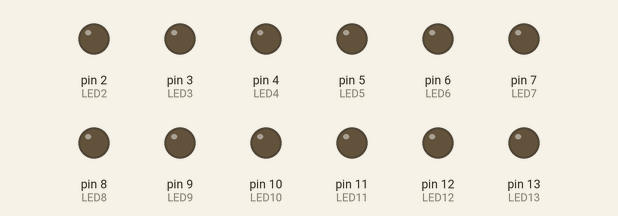
Simulated run of this sketch. Board: Arduino Uno, built with avr-gcc and run on an emulated ATmega328P. On the bench: output pins drawn as LEDs (lit = HIGH).

Above: at 0.05 s.
At 0.75 s:
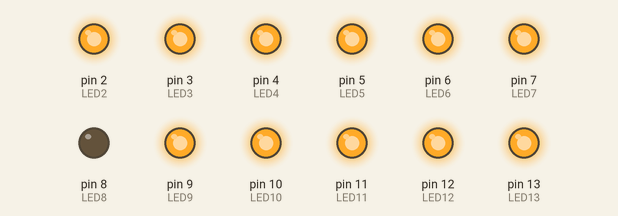
At 1.3 s:
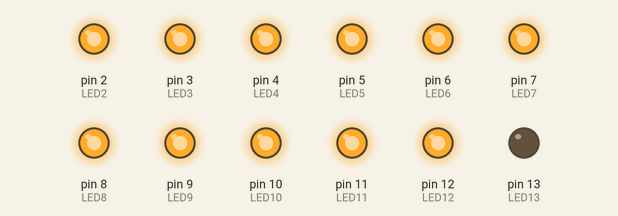
At 2.55 s:
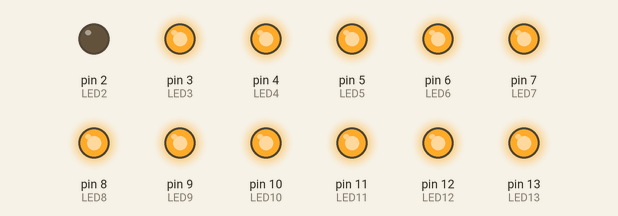
At 4.05 s:
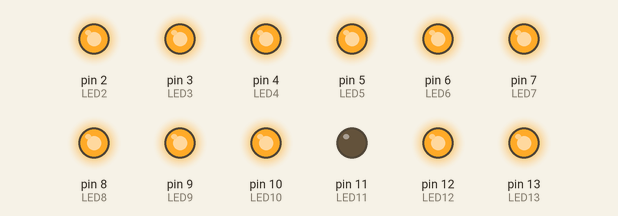
At 5.65 s:
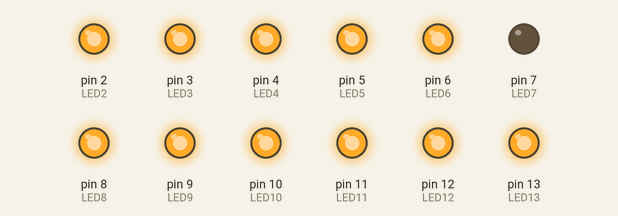
Timing chart, 0 to 6.0 s (numbered marks = the images above):
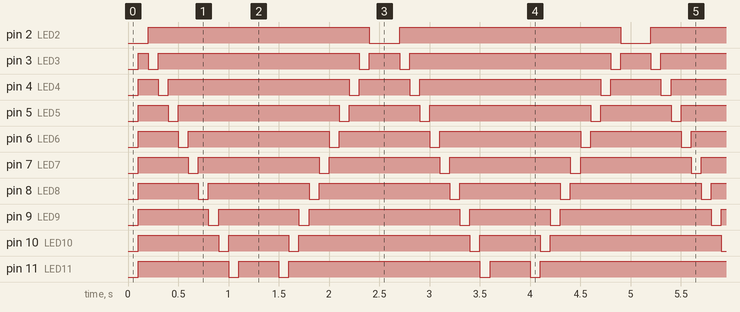

Measured:
- by itself, pin 2 (LED2): alternates HIGH for 2.2 s and LOW for 0.30 s
- by itself, pin 3 (LED3): repeats every 2.5 s: LOW 0.10 s, HIGH 2.0 s, LOW 0.10 s, HIGH 0.30 s
- by itself, pin 4 (LED4): repeats every 2.5 s: LOW 0.10 s, HIGH 1.8 s, LOW 0.10 s, HIGH 0.50 s
- by itself, pin 5 (LED5): repeats every 2.5 s: LOW 0.10 s, HIGH 1.6 s, LOW 0.10 s, HIGH 0.70 s
- by itself, pin 6 (LED6): repeats every 2.5 s: LOW 0.10 s, HIGH 1.4 s, LOW 0.10 s, HIGH 0.90 s
- by itself, pin 7 (LED7): repeats every 1.3 s: LOW 0.10 s, HIGH 1.2 s
- by itself, pin 8 (LED8): repeats every 2.5 s: LOW 0.10 s, HIGH 1.0 s, LOW 0.10 s, HIGH 1.3 s
- by itself, pin 9 (LED9): repeats every 2.5 s: LOW 0.10 s, HIGH 0.80 s, LOW 0.10 s, HIGH 1.5 s

The sketch:

code.ino
```cpp
int LED2= 2;
int LED3= 3;
int LED4= 4;
int LED5= 5;
int LED6= 6;
int LED7= 7;
int LED8= 8;
int LED9= 9;
int LED10= 10;
int LED11= 11;
int LED12= 12;
int LED13= 13;
// the setup function runs once when you press reset or power the board
void setup() {
  // initialize digital pin LED_BUILTIN as an output.
  pinMode(LED2, OUTPUT);
  pinMode(LED3, OUTPUT);
  pinMode(LED4, OUTPUT);
  pinMode(LED5, OUTPUT);
  pinMode(LED6, OUTPUT);
  pinMode(LED7, OUTPUT);
  pinMode(LED8, OUTPUT);
  pinMode(LED9, OUTPUT);
  pinMode(LED10, OUTPUT);
  pinMode(LED11, OUTPUT);
  pinMode(LED12, OUTPUT);
  pinMode(LED13, OUTPUT);
}

// the loop function runs over and over again forever
void loop() {
  delay(100);
  digitalWrite(LED2, LOW);
  digitalWrite(LED3, HIGH);
  digitalWrite(LED4, HIGH);
  digitalWrite(LED5, HIGH);
  digitalWrite(LED6, HIGH);
  digitalWrite(LED7, HIGH);
  digitalWrite(LED8, HIGH);
  digitalWrite(LED9, HIGH);
  digitalWrite(LED10, HIGH);
  digitalWrite(LED11, HIGH);
  digitalWrite(LED12, HIGH);
  digitalWrite(LED13, HIGH);
  delay(100);
  digitalWrite(LED2, HIGH);
  digitalWrite(LED3, LOW);
  digitalWrite(LED4, HIGH);
  digitalWrite(LED5, HIGH);
  digitalWrite(LED6, HIGH);
  digitalWrite(LED7, HIGH);
  digitalWrite(LED8, HIGH);
  digitalWrite(LED9, HIGH);
  digitalWrite(LED10, HIGH);
  digitalWrite(LED11, HIGH);
  digitalWrite(LED12, HIGH);
  digitalWrite(LED13, HIGH);
  delay(100);
  digitalWrite(LED2, HIGH);
  digitalWrite(LED3, HIGH);
  digitalWrite(LED4, LOW);
  digitalWrite(LED5, HIGH);
  digitalWrite(LED6, HIGH);
  digitalWrite(LED7, HIGH);
  digitalWrite(LED8, HIGH);
  digitalWrite(LED9, HIGH);
  digitalWrite(LED10, HIGH);
  digitalWrite(LED11, HIGH);
  digitalWrite(LED12, HIGH);
  digitalWrite(LED13, HIGH);
  delay(100);
  digitalWrite(LED2, HIGH);
  digitalWrite(LED3, HIGH);
  digitalWrite(LED4, HIGH);
  digitalWrite(LED5, LOW);
  digitalWrite(LED6, HIGH);
  digitalWrite(LED7, HIGH);
  digitalWrite(LED8, HIGH);
  digitalWrite(LED9, HIGH);
  digitalWrite(LED10, HIGH);
  digitalWrite(LED11, HIGH);
  digitalWrite(LED12, HIGH);
  digitalWrite(LED13, HIGH);
  delay(100);
   digitalWrite(LED2, HIGH);
  digitalWrite(LED3, HIGH);
   digitalWrite(LED4, HIGH);
  digitalWrite(LED5, HIGH);
  digitalWrite(LED6, LOW);
  digitalWrite(LED7, HIGH);
  digitalWrite(LED8, HIGH);
  digitalWrite(LED9, HIGH);
  digitalWrite(LED10, HIGH);
  digitalWrite(LED11, HIGH);
  digitalWrite(LED12, HIGH);
  digitalWrite(LED13, HIGH);
  delay(100);
  digitalWrite(LED2, HIGH);
  digitalWrite(LED3, HIGH);
  digitalWrite(LED4, HIGH);
  digitalWrite(LED5, HIGH);
  digitalWrite(LED6, HIGH);
  digitalWrite(LED7, LOW);
  digitalWrite(LED8, HIGH);
  digitalWrite(LED9, HIGH);
  digitalWrite(LED10, HIGH);
  digitalWrite(LED11, HIGH);
  digitalWrite(LED12, HIGH);
  digitalWrite(LED13, HIGH);
  delay(100);
  digitalWrite(LED2, HIGH);
  digitalWrite(LED3, HIGH);
  digitalWrite(LED4, HIGH);
  digitalWrite(LED5, HIGH);
  digitalWrite(LED6, HIGH);
  digitalWrite(LED7, HIGH);
  digitalWrite(LED8, LOW);
  digitalWrite(LED9, HIGH);
  digitalWrite(LED10, HIGH);
  digitalWrite(LED11, HIGH);
  digitalWrite(LED12, HIGH);
  digitalWrite(LED13, HIGH);
  delay(100);
  digitalWrite(LED2, HIGH);
  digitalWrite(LED3, HIGH);
  digitalWrite(LED4, HIGH);
  digitalWrite(LED5, HIGH);
  digitalWrite(LED6, HIGH);
  digitalWrite(LED7, HIGH);
  digitalWrite(LED8, HIGH);
  digitalWrite(LED9, LOW);
  digitalWrite(LED10, HIGH);
  digitalWrite(LED11, HIGH);
  digitalWrite(LED12, HIGH);
  digitalWrite(LED13, HIGH);
  delay(100);
  digitalWrite(LED2, HIGH);
  digitalWrite(LED3, HIGH);
  digitalWrite(LED4, HIGH);
  digitalWrite(LED5, HIGH);
  digitalWrite(LED6, HIGH);
  digitalWrite(LED7, HIGH);
  digitalWrite(LED8, HIGH);
  digitalWrite(LED9, HIGH);
  digitalWrite(LED10, LOW);
  digitalWrite(LED11, HIGH);
  digitalWrite(LED12, HIGH);
  digitalWrite(LED13, HIGH);
  delay(100);
  digitalWrite(LED2, HIGH);
  digitalWrite(LED3, HIGH);
  digitalWrite(LED4, HIGH);
  digitalWrite(LED5, HIGH);
  digitalWrite(LED6, HIGH);
  digitalWrite(LED7, HIGH);
  digitalWrite(LED8, HIGH);
  digitalWrite(LED9, HIGH);
  digitalWrite(LED10, HIGH);
  digitalWrite(LED11, LOW);
  digitalWrite(LED12, HIGH);
  digitalWrite(LED13, HIGH);
  delay(100);
  digitalWrite(LED2, HIGH);
  digitalWrite(LED3, HIGH);
  digitalWrite(LED4, HIGH);
  digitalWrite(LED5, HIGH);
  digitalWrite(LED6, HIGH);
  digitalWrite(LED7, HIGH);
  digitalWrite(LED8, HIGH);
  digitalWrite(LED9, HIGH);
  digitalWrite(LED10, HIGH);
  digitalWrite(LED11, HIGH);
  digitalWrite(LED12, LOW);
  digitalWrite(LED13, HIGH);
  delay(100);
  digitalWrite(LED2, HIGH);
  digitalWrite(LED3, HIGH);
  digitalWrite(LED4, HIGH);
  digitalWrite(LED5, HIGH);
  digitalWrite(LED6, HIGH);
  digitalWrite(LED7, HIGH);
  digitalWrite(LED8, HIGH);
  digitalWrite(LED9, HIGH);
  digitalWrite(LED10, HIGH);
  digitalWrite(LED11, HIGH);
  digitalWrite(LED12, HIGH);
  digitalWrite(LED13, LOW);
  delay(100);
  digitalWrite(LED2, HIGH);
  digitalWrite(LED3, HIGH);
  digitalWrite(LED4, HIGH);
  digitalWrite(LED5, HIGH);
  digitalWrite(LED6, HIGH);
  digitalWrite(LED7, HIGH);
  digitalWrite(LED8, HIGH);
  digitalWrite(LED9, HIGH);
  digitalWrite(LED10, HIGH);
  digitalWrite(LED11, HIGH);
  digitalWrite(LED12, HIGH);
  digitalWrite(LED13, LOW);
  delay(100);
  digitalWrite(LED2, HIGH);
  digitalWrite(LED3, HIGH);
   digitalWrite(LED4, HIGH);
  digitalWrite(LED5, HIGH);
  digitalWrite(LED6, HIGH);
  digitalWrite(LED7, HIGH);
  digitalWrite(LED8, HIGH);
  digitalWrite(LED9, HIGH);
  digitalWrite(LED10, HIGH);
  digitalWrite(LED11, HIGH);
  digitalWrite(LED12, LOW);
  digitalWrite(LED13, HIGH);
  delay(100);
  digitalWrite(LED2, HIGH);
  digitalWrite(LED3, HIGH);
   digitalWrite(LED4, HIGH);
  digitalWrite(LED5, HIGH);
  digitalWrite(LED6, HIGH);
  digitalWrite(LED7, HIGH);
  digitalWrite(LED8, HIGH);
  digitalWrite(LED9, HIGH);
  digitalWrite(LED10, HIGH);
  digitalWrite(LED11, LOW);
  digitalWrite(LED12, HIGH);
  digitalWrite(LED13, HIGH);
  delay(100);
  digitalWrite(LED2, HIGH);
  digitalWrite(LED3, HIGH);
  digitalWrite(LED4, HIGH);
  digitalWrite(LED5, HIGH);
  digitalWrite(LED6, HIGH);
  digitalWrite(LED7, HIGH);
  digitalWrite(LED8, HIGH);
  digitalWrite(LED9, HIGH);
  digitalWrite(LED10, LOW);
  digitalWrite(LED11, HIGH);
  digitalWrite(LED12, HIGH);
  digitalWrite(LED13, HIGH);
  delay(100);
  digitalWrite(LED2, HIGH);
  digitalWrite(LED3, HIGH);
  digitalWrite(LED4, HIGH);
  digitalWrite(LED5, HIGH);
  digitalWrite(LED6, HIGH);
  digitalWrite(LED7, HIGH);
  digitalWrite(LED8, HIGH);
  digitalWrite(LED9, LOW);
  digitalWrite(LED10, HIGH);
  digitalWrite(LED11, HIGH);
  digitalWrite(LED12, HIGH);
  digitalWrite(LED13, HIGH);
  delay(100);
  digitalWrite(LED2, HIGH);
  digitalWrite(LED3, HIGH);
  digitalWrite(LED4, HIGH);
  digitalWrite(LED5, HIGH);
  digitalWrite(LED6, HIGH);
  digitalWrite(LED7, HIGH);
  digitalWrite(LED8, LOW);
  digitalWrite(LED9, HIGH);
  digitalWrite(LED10, HIGH);
  digitalWrite(LED11, HIGH);
  digitalWrite(LED12, HIGH);
  digitalWrite(LED13, HIGH);
  delay(100);
  digitalWrite(LED2, HIGH);
  digitalWrite(LED3, HIGH);
  digitalWrite(LED4, HIGH);
  digitalWrite(LED5, HIGH);
  digitalWrite(LED6, HIGH);
  digitalWrite(LED7, LOW);
  digitalWrite(LED8, HIGH);
  digitalWrite(LED9, HIGH);
  digitalWrite(LED10, HIGH);
  digitalWrite(LED11, HIGH);
  digitalWrite(LED12, HIGH);
  digitalWrite(LED13, HIGH);
  delay(100);
  digitalWrite(LED2, HIGH);
  digitalWrite(LED3, HIGH);
  digitalWrite(LED4, HIGH);
  digitalWrite(LED5, HIGH);
  digitalWrite(LED6, LOW);
  digitalWrite(LED7, HIGH);
  digitalWrite(LED8, HIGH);
  digitalWrite(LED9, HIGH);
  digitalWrite(LED10, HIGH);
  digitalWrite(LED11, HIGH);
  digitalWrite(LED12, HIGH);
  digitalWrite(LED13, HIGH);
  delay(100);
  digitalWrite(LED2, HIGH);
  digitalWrite(LED3, HIGH);
  digitalWrite(LED4, HIGH);
  digitalWrite(LED5, LOW);
  digitalWrite(LED6, HIGH);
  digitalWrite(LED7, HIGH);
  digitalWrite(LED8, HIGH);
  digitalWrite(LED9, HIGH);
  digitalWrite(LED10, HIGH);
  digitalWrite(LED11, HIGH);
  digitalWrite(LED12, HIGH);
  digitalWrite(LED13, HIGH);
  delay(100);
  digitalWrite(LED2, HIGH);
  digitalWrite(LED3, HIGH);
  digitalWrite(LED4, LOW);
  digitalWrite(LED5, HIGH);
  digitalWrite(LED6, HIGH);
  digitalWrite(LED7, HIGH);
  digitalWrite(LED8, HIGH);
  digitalWrite(LED9, HIGH);
  digitalWrite(LED10, HIGH);
  digitalWrite(LED11, HIGH);
  digitalWrite(LED12, HIGH);
  digitalWrite(LED13, HIGH);
  delay(100);
  digitalWrite(LED2, HIGH);
  digitalWrite(LED3, LOW);
  digitalWrite(LED4, HIGH);
  digitalWrite(LED5, HIGH);
  digitalWrite(LED6, HIGH);
  digitalWrite(LED7, HIGH);
  digitalWrite(LED8, HIGH);
  digitalWrite(LED9, HIGH);
  digitalWrite(LED10, HIGH);
  digitalWrite(LED11, HIGH);
  digitalWrite(LED12, HIGH);
  digitalWrite(LED13, HIGH);
  delay(100);
  digitalWrite(LED2, LOW);
  digitalWrite(LED3, HIGH);
  digitalWrite(LED4, HIGH);
  digitalWrite(LED5, HIGH);
  digitalWrite(LED6, HIGH);
  digitalWrite(LED7, HIGH);
  digitalWrite(LED8, HIGH);
  digitalWrite(LED9, HIGH);
  digitalWrite(LED10, HIGH);
  digitalWrite(LED11, HIGH);
  digitalWrite(LED12, HIGH);
  digitalWrite(LED13, HIGH);
  delay(100);
}
```
